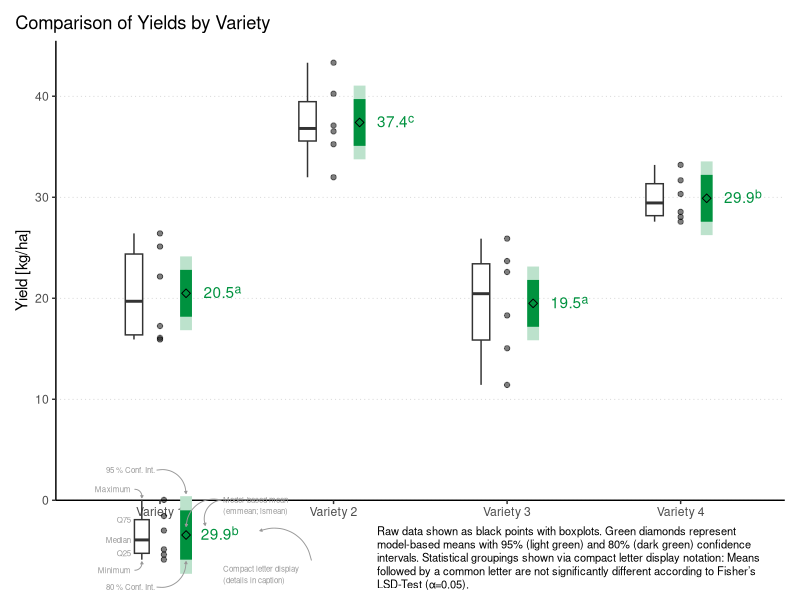
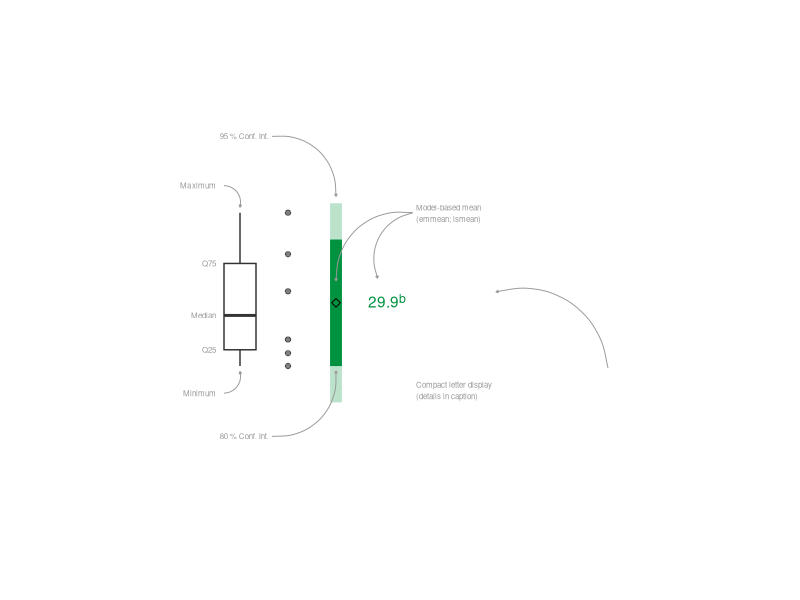
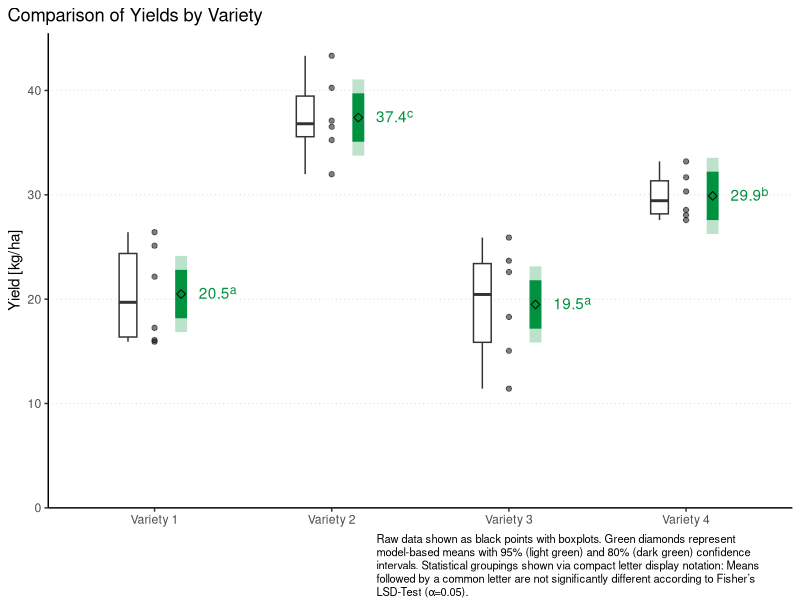

Source code (R) for these figures, in order: (Note: this script raises an error after producing the figures.)
# packages ----------------------------------------------------------------
# Install packages if not already installed
if (!require("conflicted")) install.packages("conflicted") # Manages package conflicts
if (!require("emmeans")) install.packages("emmeans")       # For estimated marginal means analysis
if (!require("ggtext")) install.packages("ggtext")         # For rich text annotations in ggplot2
if (!require("glue")) install.packages("glue")             # For string interpolation
if (!require("multcomp")) install.packages("multcomp")     # For multiple comparison procedures
if (!require("multcompView")) install.packages("multcompView") # For compact letter display
if (!require("patchwork")) install.packages("patchwork")   # For combining plots
if (!require("scales")) install.packages("scales")         # For scale transformations
if (!require("tidyverse")) install.packages("tidyverse")   # Collection of data science packages

# Load packages
library(conflicted)
library(emmeans)
library(ggtext)
library(glue)
library(multcomp)
library(multcompView)
library(patchwork)
library(scales)
library(tidyverse)

# Explicitly resolve function conflicts from different packages
conflicts_prefer(dplyr::filter)         # Use dplyr's filter function
conflicts_prefer(readr::col_factor)     # Use readr's col_factor function

# Data import & prep ------------------------------------------------------
# Read the CSV file containing variety and yield data
# Specifying column types: variety as a factor and yield as a double
dat <- read_csv(file = "treatment_means_comparison/dat_treatment_means_comparison.csv",
                col_types = cols(variety = col_factor(), yield = col_double()))

# model & anova -----------------------------------------------------------
# Fit a linear model with yield as the response and variety as the predictor
mod <- lm(yield ~ variety, data = dat)
# anova(mod)

# emmean comparison -------------------------------------------------------
# Get 95% confidence intervals and compact letter display using Fisher's LSD test
# The compact letter display groups varieties that are not significantly different
emm_95_cld <- emmeans(mod, specs = "variety", level = 0.95) %>% # Calculate estimated marginal means with 95% CI
  cld(adjust = "none", Letters = letters) %>%  # Add compact letter display (no adjustment = Fisher's LSD)
  as_tibble() %>%  # Convert to tibble for easier manipulation
  transmute(
    variety,
    emmean,
    cld = glue("{round(emmean, 1)}<sup>{str_trim(.group)}</sup>"), # Format for plot: mean with letter superscript
    lower_95 = lower.CL,  # Lower bound of 95% CI
    upper_95 = upper.CL   # Upper bound of 95% CI
  )

# Get 80% confidence intervals
# Often used in agricultural research to visualize trends
emm_80 <- emmeans(mod, specs = "variety", level = 0.80) %>%
  as_tibble() %>%
  transmute(variety, emmean, lower_80 = lower.CL, upper_80 = upper.CL)

# Join the 95% CI data with the 80% CI data
emm <- full_join(x = emm_95_cld,
                 y = emm_80,
                 by = join_by(variety, emmean))

# Create a function to add core plot elements -----------------------------
# This function adds raw data points, boxplots, confidence intervals, and means to the plot
add_plot_elements <- function(p, data_df, emm_df, nudge_box = -0.15, nudge_ci = 0.15, 
                              nudge_text = 0.25) {
  p <- p +
    # Black dots representing the individual raw data points
    geom_point(
      data = data_df,
      aes(y = yield),
      alpha = 0.5
    ) +
    # Boxplots showing distribution of raw data
    geom_boxplot(
      data = data_df,
      aes(y = yield),
      width = 0.1,
      position = position_nudge(x = nudge_box) # Shift boxplots slightly left
    ) +
    # 95% confidence interval of the adjusted means (light green)
    geom_linerange(
      data = emm_df,
      aes(ymin = lower_95, ymax = upper_95),
      color = "#bce2cc",
      linewidth = 4,
      position = position_nudge(x = nudge_ci) # Shift CIs slightly right
    ) +
    # 80% confidence interval of the adjusted means (dark green)
    geom_linerange(
      data = emm_df,
      aes(ymin = lower_80, ymax = upper_80),
      color = "#00923f",
      linewidth = 4,
      position = position_nudge(x = nudge_ci) # Shift CIs slightly right
    ) +
    # Green diamonds representing the adjusted means
    geom_point(
      data = emm_df,
      aes(y = emmean),
      shape = 23, # Diamond shape
      size = 2,
      fill = "#00923f",
      position = position_nudge(x = nudge_ci) # Shift means slightly right
    ) +
    # Green letters for compact letter display (statistical grouping)
    geom_richtext(
      data = emm_df,
      aes(y = emmean, label = cld),
      color = "#00923f",
      fill = NA,  # No background fill
      label.color = NA, # No border
      label.padding = unit(c(0, 0, 0, 0), "lines"), # No padding
      position = position_nudge(x = nudge_text), # Shift text right
      hjust = 0 # Left-align
    )
  
  return(p)
}

# Add legend annotations ---------------------------------------------------
# This function adds explanatory annotations to the legend
add_legend_annotations <- function(p, data_df) {
  info_color <- "grey60" # Color for all annotation text and arrows
  
  # Boxplot annotations - explains the elements of the boxplot
  p <- p +
    # Minimum value annotation
    annotate(
      "text", 
      x = 0.775, y = quantile(data_df$yield, probs = 0)-1,
      label = "Minimum",
      hjust = 1,
      size = 2,
      color = info_color,
    ) +
    # Arrow pointing to minimum
    annotate(
      "curve",
      x = 0.8,
      y = quantile(data_df$yield, probs = 0)-1,
      xend = 0.85,
      yend = quantile(data_df$yield, probs = 0)-0.2,
      linewidth = 0.33,
      curvature = 0.5,
      color = info_color,
      arrow = arrow(angle = 30L, length = unit(0.025, "inches"), ends = "last", type = "closed")
    ) +
    # First quartile (Q25) annotation
    annotate(
      "text", 
      x = 0.775, y = quantile(data_df$yield, probs = 0.25),
      label = "Q25",
      hjust = 1,
      size = 2,
      color = info_color,
    ) +
    # Median annotation
    annotate(
      "text", 
      x = 0.775, y = median(data_df$yield, probs = 0.5),
      label = "Median",
      hjust = 1,
      size = 2,
      color = info_color,
    ) +
    # Third quartile (Q75) annotation
    annotate(
      "text", 
      x = 0.775, y = quantile(data_df$yield, probs = 0.75),
      label = "Q75",
      hjust = 1,
      size = 2,
      color = info_color,
    ) +
    # Maximum value annotation
    annotate(
      "text", 
      x = 0.775, y = quantile(data_df$yield, probs = 1)+1,
      label = "Maximum",
      hjust = 1,
      size = 2,
      color = info_color,
    ) +
    # Arrow pointing to maximum
    annotate(
      "curve",
      x = 0.8,
      y = quantile(data_df$yield, probs = 1)+1,
      xend = 0.85,
      yend = quantile(data_df$yield, probs = 1)+0.2,
      linewidth = 0.33,
      curvature = -0.5,
      color = info_color,
      arrow = arrow(angle = 30L, length = unit(0.025, "inches"), ends = "last", type = "closed")
    ) +
    # 95% Confidence Interval annotation
    annotate(
      "text", 
      x = 0.94, y = 36,
      label = "95 % Conf. Int.",
      hjust = 1,
      size = 2,
      color = info_color,
    ) +
    # Arrow pointing to 95% CI
    annotate(
      "curve",
      x = 0.95,
      y = 36,
      xend = 1.15,
      yend = 33.8,
      linewidth = 0.33,
      curvature = -0.5,
      color = info_color,
      arrow = arrow(angle = 30L, length = unit(0.025, "inches"), ends = "last", type = "closed")
    ) +
    # 80% Confidence Interval annotation
    annotate(
      "text", 
      x = 0.94, y = 25,
      label = "80 % Conf. Int.",
      hjust = 1,
      size = 2,
      color = info_color,
    ) +
    # Arrow pointing to 80% CI
    annotate(
      "curve",
      x = 0.95,
      y = 25,
      xend = 1.15,
      yend = 27.4,
      linewidth = 0.33,
      curvature = 0.5,
      color = info_color,
      arrow = arrow(angle = 30L, length = unit(0.025, "inches"), ends = "last", type = "closed")
    ) +
    # Estimated marginal mean annotation
    annotate(
      "text", 
      x = 1.4, y = 33.5,
      label = "Model-based mean\n(emmean; lsmean)",
      hjust = 0,
      vjust = 1,
      size = 2,
      color = info_color,
    ) +
    # Arrows pointing to estimated marginal mean
    annotate(
      "curve",
      x = 1.39,
      y = 33.2,
      xend = 1.28,
      yend = 30.8,
      linewidth = 0.33,
      curvature = 0.5,
      color = info_color,
      arrow = arrow(angle = 30L, length = unit(0.025, "inches"), ends = "last", type = "closed")
    ) +
    annotate(
      "curve",
      x = 1.39,
      y = 33.2,
      xend = 1.15,
      yend = 30.7,
      linewidth = 0.33,
      curvature = 0.5,
      color = info_color,
      arrow = arrow(angle = 30L, length = unit(0.025, "inches"), ends = "last", type = "closed")
    ) +
    # Compact letter display annotation
    annotate(
      "text", 
      x = 1.4, y = 27,
      label = "Compact letter display\n(details in caption)",
      hjust = 0,
      vjust = 1,
      size = 2,
      color = info_color,
    ) +
    # Arrow pointing to compact letter display
    annotate(
      "curve",
      x = 2,
      y = 27.5,
      xend = 1.65,
      yend = 30.3,
      linewidth = 0.33,
      curvature = 0.5,
      color = info_color,
      arrow = arrow(angle = 30L, length = unit(0.025, "inches"), ends = "last", type = "closed")
    )
  
  return(p)
}

# Main Plot ---------------------------------------------------------------
# Define caption text explaining the plot elements
cap <- glue("Raw data shown as black points with boxplots. \\
 Green diamonds represent model-based means with 95% (light green) and \\
 80% (dark green) confidence intervals. \\
 Statistical groupings shown via compact letter display notation: \\
 Means followed by a common letter are not significantly \\
 different according to Fisher's LSD-Test (\u03B1=0.05)."
)

# Create base plot with consistent settings for the main visualization
p <- ggplot() +
  aes(x = variety) +
  # Set x-axis labels for varieties
  scale_x_discrete(
    name = "Variety",
    labels = c("v1" = "Variety 1", "v2" = "Variety 2", "v3" = "Variety 3", "v4" = "Variety 4")
  ) +
  # Configure y-axis with proper units
  scale_y_continuous(
    name = "Yield [kg/ha]",
    limits = c(0, NA),  # Start at 0, no upper limit
    expand = expansion(mult = c(0, 0.05))  # Add 5% padding at top
  ) +
  # Add title and caption
  labs(
    title = "Comparison of Yields by Variety",
    caption = cap
  ) +
  # Use classic theme as base
  theme_classic() +
  # Customize theme elements
  theme(
    panel.grid.major.y = element_line(
      linewidth = 0.2,
      linetype = "dotted",
      color = "grey"
    ),
    plot.caption = element_textbox_simple(
      margin = margin(t = 10),
      size = 8,
      width = 0.53,
      hjust = 1,
      halign = 0
    ),
    plot.caption.position = "plot",
    plot.title.position = "plot",
    axis.title.x = element_blank()
  )

# Add the plot elements to the base plot
main_plot <- add_plot_elements(p = p, data_df = dat, emm_df = emm)

# Custom Legend -----------------------------------------------------------
# Filter data for legend - using only variety v4 data for the legend example
legend_data <- dat %>% filter(variety == "v4")
legend_emm <- emm %>% filter(variety == "v4")

# Create a base plot for the legend with void theme (no axes or background)
legend_plot <- ggplot() +
  aes(x = variety) +
  theme_void() 

# Add the same plot elements and annotations to the legend plot
legend_plot <- legend_plot %>% 
  add_plot_elements(data_df = legend_data, emm_df = legend_emm) %>% 
  add_legend_annotations(data_df = legend_data) +
  # Set the coordinate system to focus on the legend area
  coord_cartesian(ylim = c(20, 40), xlim = c(0.7, 2))

# Combine plots -----------------------------------------------------------
# Add the legend as an inset to the main plot
final_plot <- main_plot +
  inset_element(legend_plot,
                left = 0.03,    # Position from left edge
                bottom = -0.1,  # Position below bottom edge
                right = 0.5,    # Width (to right edge)
                top = 0.3,      # Height (to top edge)
                align_to = 'full')  # Align relative to full plot area


# Export ------------------------------------------------------------------
# # Save the plot as a PDF file
# ggsave(
#   filename = "treatment_means_comparison/treatment_means_comparison.png", 
#   plot = final_plot,
#   width = 14, 
#   height = 12, 
#   units = "cm", 
#   dpi = 300
# )
# 
# # Open the PDF file automatically (works on macOS)
# system('open "treatment_means_comparison/treatment_means_comparison.png"')
